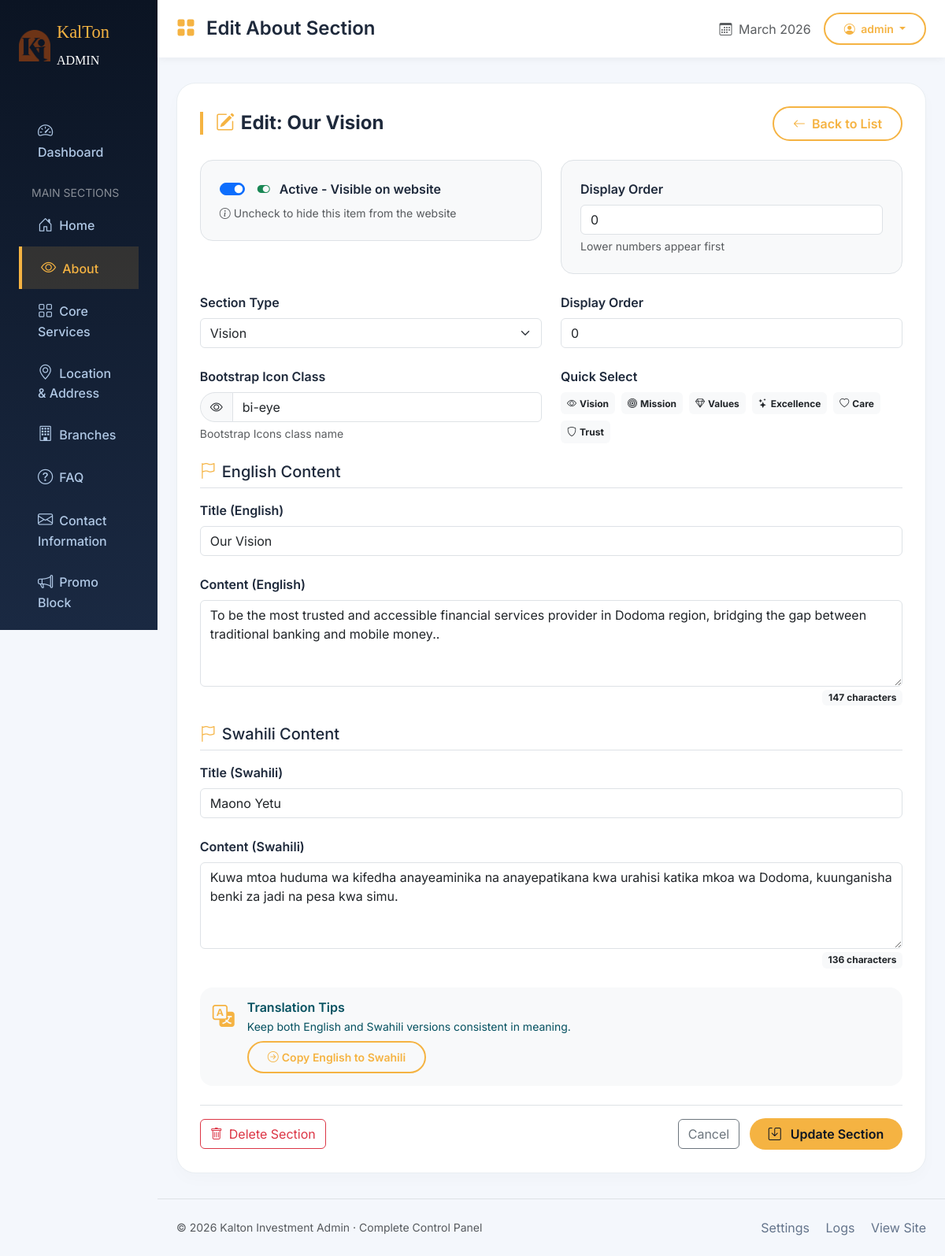
Screenshot of /admin-panel/about/1/edit/ (signed in) with the database file from the repository.
### website/models.py (models this page shows, shortened)
class WebsiteSetting(models.Model):
    site_name = models.CharField(max_length=100, default="Kalton Investment")
    primary_color = models.CharField(max_length=20, default="#f5b342")
    favicon = models.ImageField(upload_to='settings/', blank=True, null=True)
    logo = models.ImageField(upload_to='settings/', blank=True, null=True)
    class Meta:
        verbose_name = "Website Setting"
        verbose_name_plural = "Website Settings"

class BaseModel(models.Model):
    created_at = models.DateTimeField(auto_now_add=True)
    updated_at = models.DateTimeField(auto_now=True)
    is_active = models.BooleanField(default=True)
    order = models.IntegerField(default=0, help_text="Display order")
    class Meta:
        abstract = True
        ordering = ['order', '-created_at']

class AboutSection(BaseModel):
    SECTION_TYPES = [
        ('vision', 'Vision'),
        ('mission', 'Mission'),
        ('values', 'Core Values'),
    ]
    section_type = models.CharField(max_length=20, choices=SECTION_TYPES, unique=True)
    title_en = models.CharField(max_length=100)
    title_sw = models.CharField(max_length=100)
    content_en = models.TextField()
    content_sw = models.TextField()
    icon = models.CharField(max_length=50, help_text="Bootstrap icon class", default="bi-eye")
    class Meta:
        verbose_name = "About Section"
        verbose_name_plural = "About Sections"

### website/views.py (the view)
# urls.py: path('admin-panel/about/<int:pk>/edit/', views.admin_about_edit, name='admin_about_edit'),
@login_required
def admin_about_edit(request, pk=None):
    if pk:
        section = get_object_or_404(AboutSection, pk=pk)
    else:
        section = None
    if request.method == 'POST':
        form = AboutSectionForm(request.POST, instance=section)
        if form.is_valid():
            form.save()
            messages.success(request, 'About section saved successfully!')
            return redirect('website:admin_about_list')
    else:
        form = AboutSectionForm(instance=section)
    return render(request, 'website/admin/about/about_form.html', {'form': form, 'section': section})

### website/templates/website/admin/about/about_form.html (shortened to what this page needs)
{% extends 'website/admin/admin_panel.html' %}
{% load static %}
{% block header_title %}{% if section %}Edit{% else %}Add New{% endif %} About Section{% endblock %}
{% block content %}
<section class="section-card">
  <div class="d-flex justify-content-between align-items-center mb-4">
    <h4 class="section-title mb-0">
      <i class="bi {% if section %}bi-pencil-square{% else %}bi-plus-circle{% endif %} gold-accent"></i>
      {% if section %}Edit: {{ section.title_en }}{% else %}Create New About Section{% endif %}
    </h4>
    <a href="{% url 'website:admin_about_list' %}" class="btn btn-outline-gold">
      <i class="bi bi-arrow-left me-2"></i>Back to List
    </a>
  </div>
  <form method="POST" id="aboutSectionForm">
    {% include 'website/admin/_base_form_fields.html' %}
    <div class="row g-4 mb-4">
      <div class="col-md-6">
        <label class="form-label fw-semibold">Section Type</label>
        <select name="section_type" class="form-select" required>
          {% for value, label in form.fields.section_type.choices %}
          <option value="{{ value }}" {% if form.section_type.value == value %}selected{% endif %}>
            {{ label }}
          </option>
          {% endfor %}
        </select>
      </div>
      <div class="col-md-6">
        <label class="form-label fw-semibold">Display Order</label>
        <input type="number" name="order" class="form-control"
               value="{{ form.order.value|default:'0' }}" min="0">
      </div>
    </div>
    <div class="row g-4 mb-4">
      <div class="col-md-6">
        <label class="form-label fw-semibold">Bootstrap Icon Class</label>
        <div class="input-group">
          <span class="input-group-text bg-light" style="border-radius: 50px 0 0 50px;">
            <i class="bi {{ form.icon.value|default:'bi-eye' }}" id="iconPreview"></i>
          </span>
          <input type="text" name="icon" class="form-control"
                 value="{{ form.icon.value|default:'bi-eye' }}"
                 placeholder="e.g., bi-eye, bi-bullseye" id="iconInput">
        </div>
        <div class="form-text">Bootstrap Icons class name</div>
      </div>
      <div class="col-md-6">
        <label class="form-label fw-semibold">Quick Select</label>
        <div class="d-flex flex-wrap gap-2">
          <span class="badge bg-light text-dark p-2 icon-selector" data-icon="bi-eye">
            <i class="bi bi-eye me-1"></i>Vision
          </span>
          <span class="badge bg-light text-dark p-2 icon-selector" data-icon="bi-bullseye">
            <i class="bi bi-bullseye me-1"></i>Mission
          </span>
          <span class="badge bg-light text-dark p-2 icon-selector" data-icon="bi-gem">
            <i class="bi bi-gem me-1"></i>Values
          </span>
          <span class="badge bg-light text-dark p-2 icon-selector" data-icon="bi-stars">
            <i class="bi bi-stars me-1"></i>Excellence
          </span>
          <span class="badge bg-light text-dark p-2 icon-selector" data-icon="bi-heart">
            <i class="bi bi-heart me-1"></i>Care
          </span>
          <span class="badge bg-light text-dark p-2 icon-selector" data-icon="bi-shield">
            <i class="bi bi-shield me-1"></i>Trust
          </span>
        </div>
      </div>
    </div>
    <h5 class="border-bottom pb-2 mb-3">
      <i class="bi bi-flag me-2 gold-accent"></i>English Content
    </h5>
    <div class="row g-4 mb-4">
      <div class="col-12">
        <label class="form-label fw-semibold">Title (English)</label>
        <input type="text" name="title_en" class="form-control"
               value="{{ form.title_en.value|default:'' }}" required>
      </div>
      <div class="col-12">
        <label class="form-label fw-semibold">Content (English)</label>
        <textarea name="content_en" class="form-control" rows="4" required>{{ form.content_en.value|default:'' }}</textarea>
        <div class="d-flex justify-content-end mt-1">
          <span class="badge bg-light text-dark" id="enCharCount">0 characters</span>
        </div>
      </div>
    </div>
    <h5 class="border-bottom pb-2 mb-3">
      <i class="bi bi-flag me-2 gold-accent"></i>Swahili Content
    </h5>
    <div class="row g-4 mb-4">
      <div class="col-12">
        <label class="form-label fw-semibold">Title (Swahili)</label>
        <input type="text" name="title_sw" class="form-control"
               value="{{ form.title_sw.value|default:'' }}" required>
      </div>
      <div class="col-12">
        <label class="form-label fw-semibold">Content (Swahili)</label>
        <textarea name="content_sw" class="form-control" rows="4" required>{{ form.content_sw.value|default:'' }}</textarea>
        <div class="d-flex justify-content-end mt-1">
          <span class="badge bg-light text-dark" id="swCharCount">0 characters</span>
        </div>
      </div>
    </div>
    <div class="alert alert-info bg-light border-0 rounded-4 mb-4">
      <div class="d-flex">
        <div class="me-3">
          <i class="bi bi-translate fs-3 gold-accent"></i>
        </div>
        <div>
          <h6 class="fw-semibold mb-1">Translation Tips</h6>
          <p class="small mb-2">Keep both English and Swahili versions consistent in meaning.</p>
          <button type="button" class="btn btn-sm btn-outline-gold" id="copyToSwahili">
            <i class="bi bi-arrow-right-circle me-1"></i>Copy English to Swahili
          </button>
        </div>
      </div>
    </div>
    <div class="d-flex justify-content-between align-items-center pt-3 border-top">
      <div>
        {% if section %}
        <button type="button" class="btn btn-outline-danger"
                data-bs-toggle="modal" data-bs-target="#deleteModal">
          <i class="bi bi-trash me-2"></i>Delete Section
        </button>
        {% endif %}
      </div>
      <div>
        <a href="{% url 'website:admin_about_list' %}" class="btn btn-outline-secondary me-2">Cancel</a>
        <button type="submit" class="btn btn-gold">
          <i class="bi bi-save me-2"></i>
          {% if section %}Update{% else %}Create{% endif %} Section
        </button>
      </div>
    </div>
  </form>
</section>
{% endblock %}

### website/templates/website/admin/admin_panel.html (shortened to what this page needs)
{% load static %}
<!DOCTYPE html>
<html lang="en">
<head>
  <link href="https://cdn.jsdelivr.net/npm/bootstrap@5.3.2/dist/css/bootstrap.min.css" rel="stylesheet">
  <link rel="stylesheet" href="https://cdn.jsdelivr.net/npm/bootstrap-icons@1.11.3/font/bootstrap-icons.min.css">
  <link rel="stylesheet" href="https://code.jquery.com/ui/1.13.2/themes/base/jquery-ui.css">
  <link rel="stylesheet" href="https://cdnjs.cloudflare.com/ajax/libs/toastr.js/latest/toastr.min.css">
</head>
<body>
  <div class="container-fluid p-0">
    <div class="row g-0">
      <div class="col-lg-2 col-md-3 admin-sidebar p-0">
        <div class="p-4">
          <div class="d-flex align-items-center gap-2 mb-5">
             {% if site_settings and site_settings.logo %}
                <img src="{{ site_settings.logo.url }}" width="40" height="40" alt="Kalton">
            {% else %}
                <img src="{% static 'website/images/K I.png' %}" width="40" height="40" alt="Kalton">
            {% endif %}
            <span style="font-family: 'Playfair Display'; font-size: 1.4rem; color: #f5b342;">KalTon<br><small class="text-white fs-6 fw-light">ADMIN</small></span>
          </div>
          <nav class="nav flex-column">
            <a class="nav-link {% if request.resolver_match.url_name == 'admin_dashboard' %}active{% endif %}" href="{% url 'website:admin_panel' %}">
              <i class="bi bi-speedometer2 me-2"></i>Dashboard
            </a>
            <div class="small text-white-50 mt-3 mb-1 px-3">MAIN SECTIONS</div>
            <a class="nav-link {% if 'hero' in request.path %}active{% endif %}" href="{% url 'website:admin_hero' %}">
              <i class="bi bi-house-door me-2"></i>Home
            </a>
            <a class="nav-link {% if 'about' in request.path %}active{% endif %}" href="{% url 'website:admin_about_list' %}">
              <i class="bi bi-eye me-2"></i>About
            </a>
            <a class="nav-link {% if 'services' in request.path %}active{% endif %}" href="{% url 'website:admin_core_services' %}">
              <i class="bi bi-grid me-2"></i>Core Services
            </a>
            <a class="nav-link {% if 'location' in request.path %}active{% endif %}" href="{% url 'website:admin_location' %}">
              <i class="bi bi-geo-alt me-2"></i>Location & Address
            </a>
            <a class="nav-link {% if 'branches' in request.path %}active{% endif %}" href="{% url 'website:admin_branches' %}">
              <i class="bi bi-building me-2"></i>Branches
            </a>
            <a class="nav-link {% if 'faq' in request.path %}active{% endif %}" href="{% url 'website:admin_faqs' %}">
              <i class="bi bi-question-circle me-2"></i>FAQ
            </a>
            <a class="nav-link {% if 'contact' in request.path %}active{% endif %}" href="{% url 'website:admin_contact' %}">
                <i class="bi bi-envelope me-2"></i>Contact Information
            </a>
            <a class="nav-link {% if 'promo-block' in request.path %}active{% endif %}" href="{% url 'website:admin_promo_block' %}">
                <i class="bi bi-megaphone me-2"></i>Promo Block
            </a>
          </nav>
        </div>
      </div>
      <div class="col-lg-10 col-md-9">
        <div class="admin-header">
          <div class="container-fluid px-4">
            <div class="d-flex justify-content-between align-items-center">
              <h4 class="mb-0 fw-semibold">
                <i class="bi bi-grid-fill me-2 gold-accent"></i>
                {% block header_title %}Admin Dashboard{% endblock %}
              </h4>
              <div class="d-flex align-items-center gap-3">
                <span class="text-muted">
                  <i class="bi bi-calendar3 me-1"></i>
                  {% now "F Y" %}
                </span>
                <div class="dropdown">
                  <button class="btn btn-outline-gold btn-sm dropdown-toggle" type="button" data-bs-toggle="dropdown">
                    <i class="bi bi-person-circle me-1"></i> {{ request.user.username|default:"Admin" }}
                  </button>
                </div>
              </div>
            </div>
          </div>
        </div>
        <div class="container-fluid px-4" id="dashboard">
          {% block content %}{% endblock %}
        </div>
        <footer class="border-top mt-4 py-4 px-4 footer-links">
          <div class="d-flex justify-content-between align-items-center">
            <span class="text-muted small">© {% now "Y" %} Kalton Investment Admin · Complete Control Panel</span>
            <div>
              <a href="#" class="me-3">Settings</a>
              <a href="#" class="me-3">Logs</a>
              <a href="{% url 'website:home' %}" target="_blank">View Site</a>
            </div>
          </div>
        </footer>
      </div>
    </div>
  </div>
</body>
</html>

### website/templates/website/admin/_base_form_fields.html
{% if form.is_active or form.order %}
<div class="row g-4 mb-4">
    {% if form.is_active %}
    <div class="col-md-6">
        <div class="border rounded-4 p-4 bg-light">
            <div class="form-check form-switch">
                {{ form.is_active }}
                <label class="form-check-label fw-semibold ms-2" for="{{ form.is_active.id_for_label }}">
                    <i class="bi {% if form.is_active.value %}bi-toggle-on text-success{% else %}bi-toggle-off text-secondary{% endif %} me-2" id="activeToggleIcon"></i>
                    <span id="activeStatusText">
                        {% if form.is_active.value %}Active - Visible on website{% else %}Inactive - Hidden from website{% endif %}
                    </span>
                </label>
            </div>
            {% if form.is_active.help_text %}
            <div class="form-text text-muted mt-2">
                <i class="bi bi-info-circle me-1"></i>{{ form.is_active.help_text }}
            </div>
            {% endif %}
        </div>
    </div>
    {% endif %}
    {% if form.order %}
    <div class="col-md-6">
        <div class="border rounded-4 p-4 bg-light">
            <label class="form-label fw-semibold">{{ form.order.label }}</label>
            {{ form.order }}
            {% if form.order.help_text %}
            <div class="form-text text-muted mt-1">{{ form.order.help_text }}</div>
            {% endif %}
        </div>
    </div>
    {% endif %}
</div>
{% endif %}

### rows the page displays
WebsiteSetting: logo (picture)
AboutSection: title_en "Our Vision", is_active "☑", order "0", section_type "Vision", icon "bi-eye", content_en "To be the most trusted and accessible financial services provider in Dodoma region, bridging the gap between traditional banking and mobile money..", title_sw "Maono Yetu", content_sw "Kuwa mtoa huduma wa kifedha anayeaminika na anayepatikana kwa urahisi katika mkoa wa Dodoma, kuunganisha benki za jadi na pesa kwa simu."

### other values shown
{{ request.user.username|default:"Admin" }} "admin"
